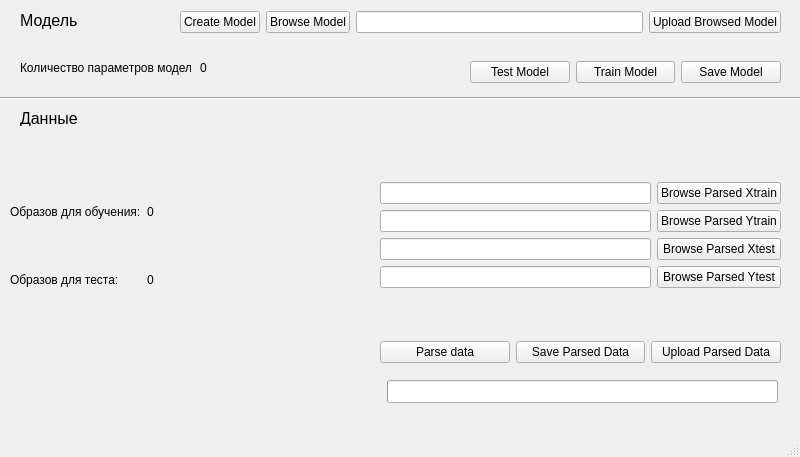
<?xml version="1.0" encoding="UTF-8"?>
<ui version="4.0">
 <class>MainWindow</class>
 <widget class="QMainWindow" name="MainWindow">
  <property name="geometry">
   <rect>
    <x>0</x>
    <y>0</y>
    <width>800</width>
    <height>457</height>
   </rect>
  </property>
  <property name="windowTitle">
   <string>MainWindow</string>
  </property>
  <widget class="QWidget" name="centralwidget">
   <widget class="QLabel" name="labelModel">
    <property name="geometry">
     <rect>
      <x>20</x>
      <y>10</y>
      <width>111</width>
      <height>21</height>
     </rect>
    </property>
    <property name="font">
     <font>
      <pointsize>12</pointsize>
     </font>
    </property>
    <property name="text">
     <string>Модель</string>
    </property>
   </widget>
   <widget class="Line" name="line">
    <property name="geometry">
     <rect>
      <x>0</x>
      <y>90</y>
      <width>801</width>
      <height>16</height>
     </rect>
    </property>
    <property name="orientation">
     <enum>Qt::Horizontal</enum>
    </property>
   </widget>
   <widget class="QLabel" name="labelData">
    <property name="geometry">
     <rect>
      <x>20</x>
      <y>110</y>
      <width>91</width>
      <height>16</height>
     </rect>
    </property>
    <property name="font">
     <font>
      <pointsize>12</pointsize>
     </font>
    </property>
    <property name="text">
     <string>Данные</string>
    </property>
   </widget>
   <widget class="QWidget" name="gridLayoutWidget">
    <property name="geometry">
     <rect>
      <x>10</x>
      <y>180</y>
      <width>191</width>
      <height>131</height>
     </rect>
    </property>
    <layout class="QGridLayout" name="gridLayout">
     <item row="0" column="0">
      <widget class="QLabel" name="labelTrainCount">
       <property name="text">
        <string>Образов для обучения:</string>
       </property>
      </widget>
     </item>
     <item row="1" column="0">
      <widget class="QLabel" name="labelTestCount">
       <property name="text">
        <string>Образов для теста:</string>
       </property>
      </widget>
     </item>
     <item row="0" column="1">
      <widget class="QLabel" name="textTrainCount">
       <property name="text">
        <string>0</string>
       </property>
      </widget>
     </item>
     <item row="1" column="1">
      <widget class="QLabel" name="textTestCount">
       <property name="text">
        <string>0</string>
       </property>
      </widget>
     </item>
    </layout>
   </widget>
   <widget class="QProgressBar" name="progressData">
    <property name="geometry">
     <rect>
      <x>387</x>
      <y>380</y>
      <width>391</width>
      <height>23</height>
     </rect>
    </property>
    <property name="value">
     <number>0</number>
    </property>
    <property name="textVisible">
     <bool>false</bool>
    </property>
   </widget>
   <widget class="QWidget" name="layoutWidget">
    <property name="geometry">
     <rect>
      <x>180</x>
      <y>10</y>
      <width>601</width>
      <height>25</height>
     </rect>
    </property>
    <layout class="QHBoxLayout" name="horizontalLayout">
     <item>
      <widget class="QPushButton" name="buttonCreateModel">
       <property name="text">
        <string>Create Model</string>
       </property>
      </widget>
     </item>
     <item>
      <widget class="QPushButton" name="buttonBrowseModel">
       <property name="text">
        <string>Browse Model</string>
       </property>
      </widget>
     </item>
     <item>
      <widget class="QLineEdit" name="textModelName"/>
     </item>
     <item>
      <widget class="QPushButton" name="buttonUploadModel">
       <property name="text">
        <string>Upload Browsed Model</string>
       </property>
      </widget>
     </item>
    </layout>
   </widget>
   <widget class="QWidget" name="layoutWidget">
    <property name="geometry">
     <rect>
      <x>380</x>
      <y>120</y>
      <width>401</width>
      <height>231</height>
     </rect>
    </property>
    <layout class="QGridLayout" name="gridLayout_2">
     <item row="0" column="0">
      <layout class="QVBoxLayout" name="verticalLayout">
       <item>
        <widget class="QLineEdit" name="textXtrain"/>
       </item>
       <item>
        <widget class="QLineEdit" name="textYtrain"/>
       </item>
       <item>
        <widget class="QLineEdit" name="textXtest"/>
       </item>
       <item>
        <widget class="QLineEdit" name="textYtest"/>
       </item>
      </layout>
     </item>
     <item row="0" column="1">
      <layout class="QVBoxLayout" name="verticalLayout_2">
       <item>
        <widget class="QPushButton" name="buttonXtrain">
         <property name="text">
          <string>Browse Parsed Xtrain</string>
         </property>
        </widget>
       </item>
       <item>
        <widget class="QPushButton" name="buttonYtrain">
         <property name="text">
          <string>Browse Parsed Ytrain</string>
         </property>
        </widget>
       </item>
       <item>
        <widget class="QPushButton" name="buttonXtest">
         <property name="text">
          <string>Browse Parsed Xtest</string>
         </property>
        </widget>
       </item>
       <item>
        <widget class="QPushButton" name="buttonYtest">
         <property name="text">
          <string>Browse Parsed Ytest</string>
         </property>
        </widget>
       </item>
      </layout>
     </item>
    </layout>
   </widget>
   <widget class="QWidget" name="layoutWidget">
    <property name="geometry">
     <rect>
      <x>380</x>
      <y>340</y>
      <width>401</width>
      <height>25</height>
     </rect>
    </property>
    <layout class="QHBoxLayout" name="horizontalLayout_2">
     <item>
      <widget class="QPushButton" name="buttonParseData">
       <property name="text">
        <string>Parse data</string>
       </property>
      </widget>
     </item>
     <item>
      <widget class="QPushButton" name="buttonSaveData">
       <property name="text">
        <string>Save Parsed Data</string>
       </property>
      </widget>
     </item>
     <item>
      <widget class="QPushButton" name="buttonUploadData">
       <property name="text">
        <string>Upload Parsed Data</string>
       </property>
      </widget>
     </item>
    </layout>
   </widget>
   <widget class="QWidget" name="layoutWidget">
    <property name="geometry">
     <rect>
      <x>470</x>
      <y>60</y>
      <width>311</width>
      <height>25</height>
     </rect>
    </property>
    <layout class="QHBoxLayout" name="horizontalLayout_3">
     <item>
      <widget class="QPushButton" name="buttonTestModel">
       <property name="text">
        <string>Test Model</string>
       </property>
      </widget>
     </item>
     <item>
      <widget class="QPushButton" name="buttonTrainModel">
       <property name="text">
        <string>Train Model</string>
       </property>
      </widget>
     </item>
     <item>
      <widget class="QPushButton" name="buttonSaveModel">
       <property name="text">
        <string>Save Model</string>
       </property>
      </widget>
     </item>
    </layout>
   </widget>
   <widget class="QLabel" name="labelCountParams">
    <property name="geometry">
     <rect>
      <x>20</x>
      <y>60</y>
      <width>171</width>
      <height>16</height>
     </rect>
    </property>
    <property name="text">
     <string>Количество параметров модели:</string>
    </property>
   </widget>
   <widget class="QLabel" name="textCountParams">
    <property name="geometry">
     <rect>
      <x>200</x>
      <y>60</y>
      <width>47</width>
      <height>16</height>
     </rect>
    </property>
    <property name="text">
     <string>0</string>
    </property>
   </widget>
  </widget>
  <widget class="QMenuBar" name="menubar">
   <property name="geometry">
    <rect>
     <x>0</x>
     <y>0</y>
     <width>800</width>
     <height>21</height>
    </rect>
   </property>
  </widget>
  <widget class="QStatusBar" name="statusbar"/>
 </widget>
 <resources/>
 <connections/>
</ui>
